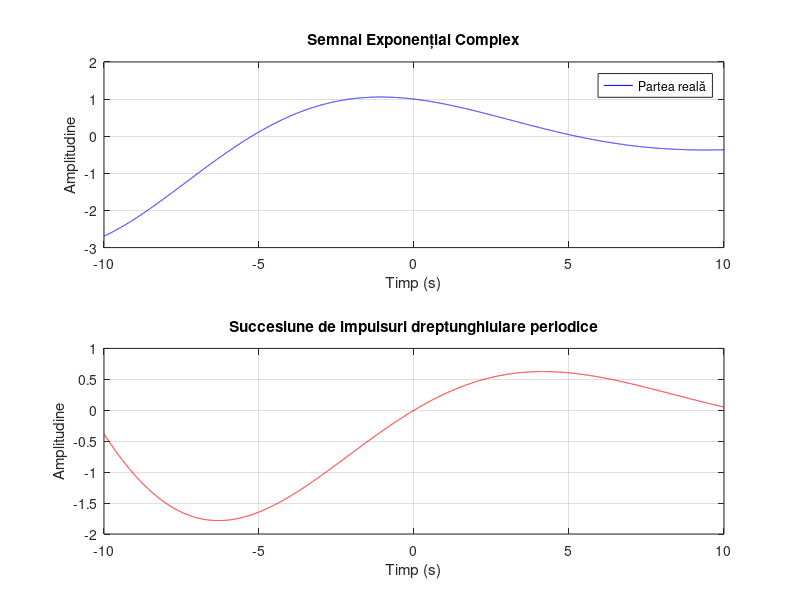

Reproduce this figure in MATLAB.
dt = 0.001; % 1ms pentru o rezoluție mai bună
t = -10:dt:10;

% Definirea semnalului exponențial complex
x = exp((-0.1 + 0.3j) * t);

% Crearea figurii și a primului sistem de coordonate
figure;

% Plotarea semnalului exponențial complex
subplot(2,1,1);
plot(t, real(x), 'b');
xlabel('Timp (s)');
ylabel('Amplitudine');
title('Semnal Exponențial Complex');
legend('Partea reală', 'Partea imaginară');
grid;
% Crearea celui de-al doilea sistem de coordonate și plotarea semnalului dreptunghiular
subplot(2,1,2);
plot(t, imag(x), 'r');
xlabel('Timp (s)');
ylabel('Amplitudine');
title('Succesiune de impulsuri dreptunghiulare periodice');
grid;
